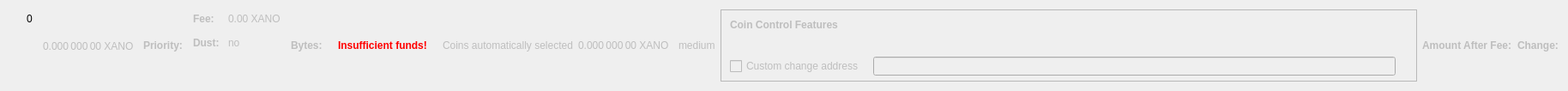
    <widget class="QWidget" name="dummyHideWidget" native="true">
     <property name="maximumSize">
      <size>
       <width>100</width>
       <height>22</height>
      </size>
     </property>
     <layout class="QHBoxLayout" name="dummyHideLayout">
      <item>
       <layout class="QFormLayout" name="formLayoutCoinControl1">
        <property name="horizontalSpacing">
         <number>10</number>
        </property>
        <property name="verticalSpacing">
         <number>14</number>
        </property>
        <property name="leftMargin">
         <number>10</number>
        </property>
        <property name="topMargin">
         <number>4</number>
        </property>
        <property name="rightMargin">
         <number>6</number>
        </property>
        <item row="0" column="1">
         <widget class="QLabel" name="labelCoinControlBytes">
          <property name="cursor">
           <cursorShape>IBeamCursor</cursorShape>
          </property>
          <property name="contextMenuPolicy">
           <enum>Qt::ActionsContextMenu</enum>
          </property>
          <property name="text">
           <string notr="true">0</string>
          </property>
          <property name="textInteractionFlags">
           <set>Qt::LinksAccessibleByMouse|Qt::TextSelectableByKeyboard|Qt::TextSelectableByMouse</set>
          </property>
         </widget>
        </item>
       </layout>
      </item>
      <item>
       <widget class="QLabel" name="labelCoinControlAfterFee">
        <property name="enabled">
         <bool>false</bool>
        </property>
        <property name="sizePolicy">
         <sizepolicy hsizetype="Fixed" vsizetype="Fixed">
          <horstretch>0</horstretch>
          <verstretch>0</verstretch>
         </sizepolicy>
        </property>
        <property name="minimumSize">
         <size>
          <width>111</width>
          <height>12</height>
         </size>
        </property>
        <property name="maximumSize">
         <size>
          <width>111</width>
          <height>12</height>
         </size>
        </property>
        <property name="cursor">
         <cursorShape>IBeamCursor</cursorShape>
        </property>
        <property name="contextMenuPolicy">
         <enum>Qt::ActionsContextMenu</enum>
        </property>
        <property name="text">
         <string notr="true">0.000 000 00 XANO</string>
        </property>
        <property name="textInteractionFlags">
         <set>Qt::LinksAccessibleByMouse|Qt::TextSelectableByKeyboard|Qt::TextSelectableByMouse</set>
        </property>
       </widget>
      </item>
      <item>
       <widget class="QLabel" name="labelCoinControlPriorityText">
        <property name="enabled">
         <bool>false</bool>
        </property>
        <property name="font">
         <font>
          <weight>75</weight>
          <bold>true</bold>
         </font>
        </property>
        <property name="text">
         <string>Priority:</string>
        </property>
       </widget>
      </item>
      <item>
       <layout class="QHBoxLayout" name="horizontalLayout"/>
      </item>
      <item>
       <layout class="QFormLayout" name="formLayoutCoinControl3">
        <property name="horizontalSpacing">
         <number>10</number>
        </property>
        <property name="verticalSpacing">
         <number>14</number>
        </property>
        <property name="leftMargin">
         <number>6</number>
        </property>
        <property name="topMargin">
         <number>4</number>
        </property>
        <property name="rightMargin">
         <number>6</number>
        </property>
        <item row="0" column="0">
         <widget class="QLabel" name="labelCoinControlFeeText">
          <property name="enabled">
           <bool>false</bool>
          </property>
          <property name="font">
           <font>
            <weight>75</weight>
            <bold>true</bold>
           </font>
          </property>
          <property name="text">
           <string>Fee:</string>
          </property>
          <property name="margin">
           <number>0</number>
          </property>
         </widget>
        </item>
        <item row="0" column="1">
         <widget class="QLabel" name="labelCoinControlFee">
          <property name="enabled">
           <bool>false</bool>
          </property>
          <property name="cursor">
           <cursorShape>IBeamCursor</cursorShape>
          </property>
          <property name="contextMenuPolicy">
           <enum>Qt::ActionsContextMenu</enum>
          </property>
          <property name="text">
           <string notr="true">0.00 XANO</string>
          </property>
          <property name="textInteractionFlags">
           <set>Qt::LinksAccessibleByMouse|Qt::TextSelectableByKeyboard|Qt::TextSelectableByMouse</set>
          </property>
         </widget>
        </item>
        <item row="1" column="0">
         <widget class="QLabel" name="labelCoinControlLowOutputText">
          <property name="enabled">
           <bool>false</bool>
          </property>
          <property name="font">
           <font>
            <weight>75</weight>
            <bold>true</bold>
           </font>
          </property>
          <property name="text">
           <string>Dust:</string>
          </property>
         </widget>
        </item>
        <item row="1" column="1">
         <widget class="QLabel" name="labelCoinControlLowOutput">
          <property name="enabled">
           <bool>false</bool>
          </property>
          <property name="cursor">
           <cursorShape>IBeamCursor</cursorShape>
          </property>
          <property name="contextMenuPolicy">
           <enum>Qt::ActionsContextMenu</enum>
          </property>
          <property name="text">
           <string>no</string>
          </property>
          <property name="textInteractionFlags">
           <set>Qt::LinksAccessibleByMouse|Qt::TextSelectableByKeyboard|Qt::TextSelectableByMouse</set>
          </property>
         </widget>
        </item>
       </layout>
      </item>
      <item>
       <widget class="QLabel" name="labelCoinControlBytesText">
        <property name="enabled">
         <bool>false</bool>
        </property>
        <property name="font">
         <font>
          <weight>75</weight>
          <bold>true</bold>
         </font>
        </property>
        <property name="text">
         <string>Bytes:</string>
        </property>
       </widget>
      </item>
      <item>
       <layout class="QFormLayout" name="formLayoutCoinControl2">
        <property name="horizontalSpacing">
         <number>10</number>
        </property>
        <property name="verticalSpacing">
         <number>14</number>
        </property>
        <property name="leftMargin">
         <number>6</number>
        </property>
        <property name="topMargin">
         <number>4</number>
        </property>
        <property name="rightMargin">
         <number>6</number>
        </property>
       </layout>
      </item>
      <item>
       <layout class="QHBoxLayout" name="horizontalLayoutCoinControl2">
        <property name="spacing">
         <number>8</number>
        </property>
        <property name="bottomMargin">
         <number>10</number>
        </property>
       </layout>
      </item>
      <item>
       <widget class="QLabel" name="labelCoinControlInsuffFunds">
        <property name="enabled">
         <bool>false</bool>
        </property>
        <property name="minimumSize">
         <size>
          <width>0</width>
          <height>0</height>
         </size>
        </property>
        <property name="font">
         <font>
          <weight>75</weight>
          <bold>true</bold>
         </font>
        </property>
        <property name="styleSheet">
         <string notr="true">color:red;font-weight:bold;</string>
        </property>
        <property name="text">
         <string>Insufficient funds!</string>
        </property>
        <property name="margin">
         <number>5</number>
        </property>
       </widget>
      </item>
      <item>
       <layout class="QFormLayout" name="formLayoutCoinControl4">
        <property name="horizontalSpacing">
         <number>10</number>
        </property>
        <property name="verticalSpacing">
         <number>14</number>
        </property>
        <property name="leftMargin">
         <number>6</number>
        </property>
        <property name="topMargin">
         <number>4</number>
        </property>
        <property name="rightMargin">
         <number>6</number>
        </property>
       </layout>
      </item>
      <item>
       <widget class="QLabel" name="labelCoinControlAutomaticallySelected">
        <property name="enabled">
         <bool>false</bool>
        </property>
        <property name="sizePolicy">
         <sizepolicy hsizetype="Fixed" vsizetype="Fixed">
          <horstretch>0</horstretch>
          <verstretch>0</verstretch>
         </sizepolicy>
        </property>
        <property name="minimumSize">
         <size>
          <width>0</width>
          <height>0</height>
         </size>
        </property>
        <property name="maximumSize">
         <size>
          <width>240</width>
          <height>16777215</height>
         </size>
        </property>
        <property name="text">
         <string>Coins automatically selected</string>
        </property>
        <property name="margin">
         <number>5</number>
        </property>
       </widget>
      </item>
      <item>
       <widget class="QLabel" name="labelCoinControlChange">
        <property name="enabled">
         <bool>false</bool>
        </property>
        <property name="sizePolicy">
         <sizepolicy hsizetype="Fixed" vsizetype="Fixed">
          <horstretch>0</horstretch>
          <verstretch>0</verstretch>
         </sizepolicy>
        </property>
        <property name="minimumSize">
         <size>
          <width>111</width>
          <height>0</height>
         </size>
        </property>
        <property name="maximumSize">
         <size>
          <width>111</width>
          <height>16777215</height>
         </size>
        </property>
        <property name="cursor">
         <cursorShape>IBeamCursor</cursorShape>
        </property>
        <property name="contextMenuPolicy">
         <enum>Qt::ActionsContextMenu</enum>
        </property>
        <property name="text">
         <string notr="true">0.000 000 00 XANO</string>
        </property>
        <property name="textInteractionFlags">
         <set>Qt::LinksAccessibleByMouse|Qt::TextSelectableByKeyboard|Qt::TextSelectableByMouse</set>
        </property>
       </widget>
      </item>
      <item>
       <widget class="QLabel" name="labelCoinControlPriority">
        <property name="enabled">
         <bool>false</bool>
        </property>
        <property name="cursor">
         <cursorShape>IBeamCursor</cursorShape>
        </property>
        <property name="contextMenuPolicy">
         <enum>Qt::ActionsContextMenu</enum>
        </property>
        <property name="text">
         <string>medium</string>
        </property>
        <property name="textInteractionFlags">
         <set>Qt::LinksAccessibleByMouse|Qt::TextSelectableByKeyboard|Qt::TextSelectableByMouse</set>
        </property>
       </widget>
      </item>
      <item>
       <widget class="QFrame" name="frameCoinControl">
        <property name="sizePolicy">
         <sizepolicy hsizetype="Expanding" vsizetype="Expanding">
          <horstretch>0</horstretch>
          <verstretch>0</verstretch>
         </sizepolicy>
        </property>
        <property name="maximumSize">
         <size>
          <width>16777215</width>
          <height>16777215</height>
         </size>
        </property>
        <property name="frameShape">
         <enum>QFrame::StyledPanel</enum>
        </property>
        <property name="frameShadow">
         <enum>QFrame::Sunken</enum>
        </property>
        <layout class="QVBoxLayout" name="verticalLayoutCoinControl2_2">
         <property name="spacing">
          <number>0</number>
         </property>
         <property name="leftMargin">
          <number>0</number>
         </property>
         <property name="topMargin">
          <number>0</number>
         </property>
         <property name="rightMargin">
          <number>0</number>
         </property>
         <property name="bottomMargin">
          <number>6</number>
         </property>
         <item>
          <layout class="QVBoxLayout" name="verticalLayoutCoinControl" stretch="0,0,0,1">
           <property name="spacing">
            <number>0</number>
           </property>
           <property name="leftMargin">
            <number>10</number>
           </property>
           <property name="topMargin">
            <number>10</number>
           </property>
           <item>
            <layout class="QHBoxLayout" name="horizontalLayoutCoinControl1">
             <property name="bottomMargin">
              <number>15</number>
             </property>
             <item>
              <widget class="QLabel" name="labelCoinControlFeatures">
               <property name="enabled">
                <bool>false</bool>
               </property>
               <property name="sizePolicy">
                <sizepolicy hsizetype="Preferred" vsizetype="Maximum">
                 <horstretch>0</horstretch>
                 <verstretch>0</verstretch>
                </sizepolicy>
               </property>
               <property name="font">
                <font>
                 <weight>75</weight>
                 <bold>true</bold>
                </font>
               </property>
               <property name="styleSheet">
                <string notr="true">font-weight:bold;</string>
               </property>
               <property name="text">
                <string>Coin Control Features</string>
               </property>
              </widget>
             </item>
            </layout>
           </item>
           <item>
            <widget class="QWidget" name="widgetCoinControl" native="true">
             <property name="sizePolicy">
              <sizepolicy hsizetype="Preferred" vsizetype="Preferred">
               <horstretch>0</horstretch>
               <verstretch>0</verstretch>
              </sizepolicy>
             </property>
             <property name="minimumSize">
              <size>
               <width>0</width>
               <height>0</height>
              </size>
             </property>
             <property name="styleSheet">
              <string notr="true"/>
             </property>
             <layout class="QHBoxLayout" name="horizontalLayoutCoinControl5_2">
              <property name="leftMargin">
               <number>0</number>
              </property>
              <property name="topMargin">
               <number>0</number>
              </property>
              <property name="rightMargin">
               <number>0</number>
              </property>
              <property name="bottomMargin">
               <number>0</number>
              </property>
              <item>
               <layout class="QHBoxLayout" name="horizontalLayoutCoinControl3">
                <property name="spacing">
                 <number>20</number>
                </property>
                <property name="topMargin">
                 <number>0</number>
                </property>
                <property name="bottomMargin">
                 <number>10</number>
                </property>
               </layout>
              </item>
             </layout>
            </widget>
           </item>
           <item>
            <layout class="QHBoxLayout" name="horizontalLayoutCoinControl4" stretch="0,0,0">
             <property name="spacing">
              <number>12</number>
             </property>
             <property name="sizeConstraint">
              <enum>QLayout::SetDefaultConstraint</enum>
             </property>
             <property name="topMargin">
              <number>5</number>
             </property>
             <property name="rightMargin">
              <number>5</number>
             </property>
             <item>
              <widget class="QCheckBox" name="checkBoxCoinControlChange">
               <property name="enabled">
                <bool>false</bool>
               </property>
               <property name="toolTip">
                <string>If this is activated, but the change address is empty or invalid, change will be sent to a newly generated address.</string>
               </property>
               <property name="text">
                <string>Custom change address</string>
               </property>
              </widget>
             </item>
             <item>
              <widget class="QValidatedLineEdit" name="lineEditCoinControlChange">
               <property name="enabled">
                <bool>false</bool>
               </property>
               <property name="sizePolicy">
                <sizepolicy hsizetype="Expanding" vsizetype="Fixed">
                 <horstretch>0</horstretch>
                 <verstretch>0</verstretch>
                </sizepolicy>
               </property>
              </widget>
             </item>
             <item>
              <widget class="QLabel" name="labelCoinControlChangeLabel_2">
               <property name="sizePolicy">
                <sizepolicy hsizetype="Preferred" vsizetype="Expanding">
                 <horstretch>0</horstretch>
                 <verstretch>0</verstretch>
                </sizepolicy>
               </property>
               <property name="minimumSize">
                <size>
                 <width>0</width>
                 <height>0</height>
                </size>
               </property>
               <property name="text">
                <string/>
               </property>
               <property name="margin">
                <number>3</number>
               </property>
              </widget>
             </item>
            </layout>
           </item>
           <item>
            <spacer name="verticalSpacerCoinControl">
             <property name="orientation">
              <enum>Qt::Vertical</enum>
             </property>
             <property name="sizeHint" stdset="0">
              <size>
               <width>800</width>
               <height>1</height>
              </size>
             </property>
            </spacer>
           </item>
          </layout>
         </item>
        </layout>
       </widget>
      </item>
      <item>
       <widget class="QLabel" name="labelCoinControlAfterFeeText">
        <property name="enabled">
         <bool>false</bool>
        </property>
        <property name="minimumSize">
         <size>
          <width>0</width>
          <height>0</height>
         </size>
        </property>
        <property name="maximumSize">
         <size>
          <width>16777215</width>
          <height>16777215</height>
         </size>
        </property>
        <property name="font">
         <font>
          <weight>75</weight>
          <bold>true</bold>
         </font>
        </property>
        <property name="text">
         <string>Amount After Fee:</string>
        </property>
        <property name="alignment">
         <set>Qt::AlignLeading|Qt::AlignLeft|Qt::AlignVCenter</set>
        </property>
        <property name="margin">
         <number>0</number>
        </property>
       </widget>
      </item>
      <item>
       <widget class="QLabel" name="labelCoinControlChangeText">
        <property name="enabled">
         <bool>false</bool>
        </property>
        <property name="sizePolicy">
         <sizepolicy hsizetype="Preferred" vsizetype="Preferred">
          <horstretch>0</horstretch>
          <verstretch>0</verstretch>
         </sizepolicy>
        </property>
        <property name="minimumSize">
         <size>
          <width>0</width>
          <height>0</height>
         </size>
        </property>
        <property name="maximumSize">
         <size>
          <width>16777215</width>
          <height>16777215</height>
         </size>
        </property>
        <property name="font">
         <font>
          <weight>75</weight>
          <bold>true</bold>
         </font>
        </property>
        <property name="text">
         <string>Change:</string>
        </property>
        <property name="alignment">
         <set>Qt::AlignLeading|Qt::AlignLeft|Qt::AlignVCenter</set>
        </property>
       </widget>
      </item>
     </layout>
    </widget>
